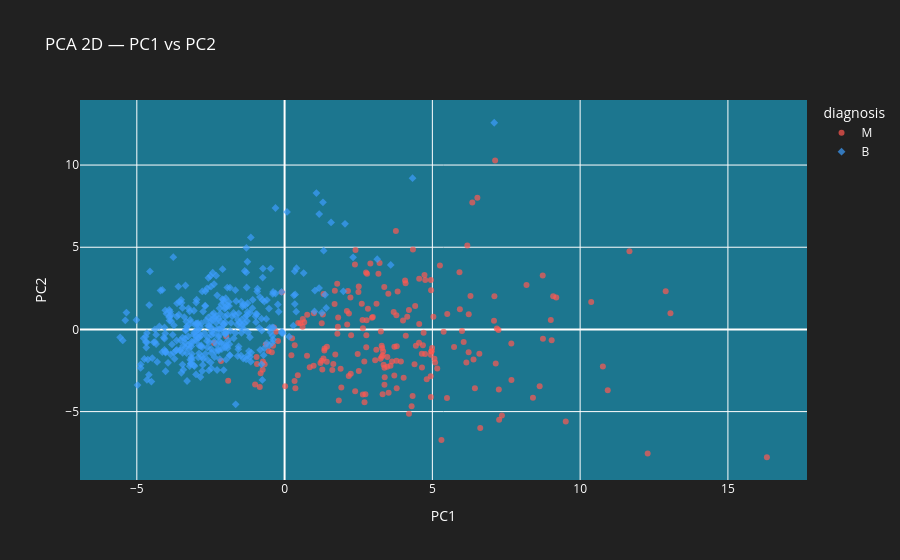

The notebook cell this image was saved under:
### Code cell
# PCA 2D
fig = plot_pca_scatter(pca_df, mode='2d')
fig.show()

### Figure 1 — Plotly figure (JSON) as saved in the notebook; plotly's stock layout.template omitted (floating-point values rounded to 4 significant figures; data arrays with more than 128 entries replaced by an {"elided": "..."} marker saying what was removed)
{"data": [{"customdata": {"elided": "212x1 str values"}, "hovertemplate": "diagnosis=%{customdata[0]}<br>PC1=%{x}<br>PC2=%{y}<extra></extra>", "legendgroup": "M", "marker": {"color": "#FF5851", "opacity": 0.7, "symbol": "circle"}, "mode": "markers", "name": "M", "orientation": "v", "showlegend": true, "type": "scatter", "x": {"elided": "212 float values"}, "xaxis": "x", "y": {"elided": "212 float values"}, "yaxis": "y"}, {"customdata": {"elided": "357x1 str values"}, "hovertemplate": "diagnosis=%{customdata[0]}<br>PC1=%{x}<br>PC2=%{y}<extra></extra>", "legendgroup": "B", "marker": {"color": "#3d9dfc", "opacity": 0.7, "symbol": "diamond"}, "mode": "markers", "name": "B", "orientation": "v", "showlegend": true, "type": "scatter", "x": {"elided": "357 float values"}, "xaxis": "x", "y": {"elided": "357 float values"}, "yaxis": "y"}], "layout": {"font": {"color": "#ffffff"}, "legend": {"title": {"text": "diagnosis"}, "tracegroupgap": 0}, "paper_bgcolor": "#212121", "plot_bgcolor": "#1C768F", "title": {"text": "PCA 2D — PC1 vs PC2"}, "xaxis": {"anchor": "y", "domain": [0, 1], "title": {"text": "PC1"}}, "yaxis": {"anchor": "x", "domain": [0, 1], "title": {"text": "PC2"}}}}
